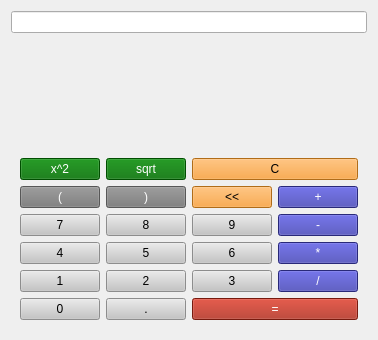
<?xml version="1.0" encoding="UTF-8"?>
<ui version="4.0">
 <class>Widget</class>
 <widget class="QWidget" name="Widget">
  <property name="geometry">
   <rect>
    <x>0</x>
    <y>0</y>
    <width>374</width>
    <height>340</height>
   </rect>
  </property>
  <property name="windowTitle">
   <string>Base Calculator</string>
  </property>
  <layout class="QVBoxLayout" name="verticalLayout">
   <item>
    <widget class="QLineEdit" name="equationLine">
     <property name="styleSheet">
      <string notr="true">font: 18pt &quot;Sans Serif&quot;;</string>
     </property>
     <property name="text">
      <string/>
     </property>
    </widget>
   </item>
   <item>
    <widget class="QLabel" name="errorField">
     <property name="sizePolicy">
      <sizepolicy hsizetype="Preferred" vsizetype="Minimum">
       <horstretch>0</horstretch>
       <verstretch>0</verstretch>
      </sizepolicy>
     </property>
     <property name="styleSheet">
      <string notr="true">color: rgb(211, 0, 0);</string>
     </property>
     <property name="text">
      <string/>
     </property>
    </widget>
   </item>
   <item>
    <widget class="QWidget" name="widget" native="true">
     <layout class="QGridLayout" name="gridLayout">
      <property name="sizeConstraint">
       <enum>QLayout::SetDefaultConstraint</enum>
      </property>
      <item row="1" column="3">
       <widget class="QPushButton" name="pBtn_OpAdd">
        <property name="styleSheet">
         <string notr="true">background-color: rgb(57, 57, 170);
color: white;
font: 14pt &quot;Sans Serif&quot;;</string>
        </property>
        <property name="text">
         <string>+</string>
        </property>
       </widget>
      </item>
      <item row="2" column="3">
       <widget class="QPushButton" name="pBtn_OpSub">
        <property name="styleSheet">
         <string notr="true">background-color: rgb(57, 57, 170);
color: white;
font: 14pt &quot;Sans Serif&quot;;</string>
        </property>
        <property name="text">
         <string>-</string>
        </property>
       </widget>
      </item>
      <item row="2" column="0">
       <widget class="QPushButton" name="pBtn_7">
        <property name="styleSheet">
         <string notr="true">background-color: rgb(197, 197, 197);
font: 14pt &quot;Sans Serif&quot;;</string>
        </property>
        <property name="text">
         <string>7</string>
        </property>
        <property name="autoDefault">
         <bool>false</bool>
        </property>
       </widget>
      </item>
      <item row="1" column="0">
       <widget class="QPushButton" name="pBtn_leftBrace">
        <property name="styleSheet">
         <string notr="true">background-color: rgb(122, 122, 122);
color:white;
font: 14pt &quot;Sans Serif&quot;;</string>
        </property>
        <property name="text">
         <string>(</string>
        </property>
       </widget>
      </item>
      <item row="3" column="2">
       <widget class="QPushButton" name="pBtn_6">
        <property name="styleSheet">
         <string notr="true">background-color: rgb(197, 197, 197);
font: 14pt &quot;Sans Serif&quot;;</string>
        </property>
        <property name="text">
         <string>6</string>
        </property>
       </widget>
      </item>
      <item row="4" column="0">
       <widget class="QPushButton" name="pBtn_1">
        <property name="styleSheet">
         <string notr="true">background-color: rgb(197, 197, 197);
font: 14pt &quot;Sans Serif&quot;;</string>
        </property>
        <property name="text">
         <string>1</string>
        </property>
       </widget>
      </item>
      <item row="4" column="1">
       <widget class="QPushButton" name="pBtn_2">
        <property name="styleSheet">
         <string notr="true">background-color: rgb(197, 197, 197);
font: 14pt &quot;Sans Serif&quot;;</string>
        </property>
        <property name="text">
         <string>2</string>
        </property>
       </widget>
      </item>
      <item row="4" column="2">
       <widget class="QPushButton" name="pBtn_3">
        <property name="styleSheet">
         <string notr="true">background-color: rgb(197, 197, 197);
font: 14pt &quot;Sans Serif&quot;;</string>
        </property>
        <property name="text">
         <string>3</string>
        </property>
       </widget>
      </item>
      <item row="0" column="1">
       <widget class="QPushButton" name="pBtn_FuncSqrt">
        <property name="styleSheet">
         <string notr="true">background-color: rgb(0, 109, 0);
color:white;
font: 14pt &quot;Sans Serif&quot;;</string>
        </property>
        <property name="text">
         <string>sqrt</string>
        </property>
       </widget>
      </item>
      <item row="3" column="1">
       <widget class="QPushButton" name="pBtn_5">
        <property name="styleSheet">
         <string notr="true">background-color: rgb(197, 197, 197);
font: 14pt &quot;Sans Serif&quot;;</string>
        </property>
        <property name="text">
         <string>5</string>
        </property>
       </widget>
      </item>
      <item row="4" column="3">
       <widget class="QPushButton" name="pBtn_OpDiv">
        <property name="styleSheet">
         <string notr="true">background-color: rgb(57, 57, 170);
color: white;
font: 14pt &quot;Sans Serif&quot;;</string>
        </property>
        <property name="text">
         <string>/</string>
        </property>
       </widget>
      </item>
      <item row="1" column="2">
       <widget class="QPushButton" name="pBtn_Backspace">
        <property name="styleSheet">
         <string notr="true">background-color: rgb(247, 151, 34);
font: 14pt &quot;Sans Serif&quot;;</string>
        </property>
        <property name="text">
         <string>&lt;&lt;</string>
        </property>
       </widget>
      </item>
      <item row="2" column="1">
       <widget class="QPushButton" name="pBtn_8">
        <property name="styleSheet">
         <string notr="true">background-color: rgb(197, 197, 197);
font: 14pt &quot;Sans Serif&quot;;</string>
        </property>
        <property name="text">
         <string>8</string>
        </property>
       </widget>
      </item>
      <item row="0" column="0">
       <widget class="QPushButton" name="pBtn_FuncPow2">
        <property name="styleSheet">
         <string notr="true">background-color: rgb(0, 109, 0);
color:white;
font: 14pt &quot;Sans Serif&quot;;</string>
        </property>
        <property name="text">
         <string>x^2</string>
        </property>
       </widget>
      </item>
      <item row="3" column="3">
       <widget class="QPushButton" name="pBtn_OpMult">
        <property name="styleSheet">
         <string notr="true">background-color: rgb(57, 57, 170);
color: white;
font: 14pt &quot;Sans Serif&quot;;</string>
        </property>
        <property name="text">
         <string>*</string>
        </property>
       </widget>
      </item>
      <item row="2" column="2">
       <widget class="QPushButton" name="pBtn_9">
        <property name="styleSheet">
         <string notr="true">background-color: rgb(197, 197, 197);
font: 14pt &quot;Sans Serif&quot;;</string>
        </property>
        <property name="text">
         <string>9</string>
        </property>
       </widget>
      </item>
      <item row="3" column="0">
       <widget class="QPushButton" name="pBtn_4">
        <property name="styleSheet">
         <string notr="true">background-color: rgb(197, 197, 197);
font: 14pt &quot;Sans Serif&quot;;</string>
        </property>
        <property name="text">
         <string>4</string>
        </property>
       </widget>
      </item>
      <item row="5" column="1">
       <widget class="QPushButton" name="pBtn_Point">
        <property name="styleSheet">
         <string notr="true">background-color: rgb(197, 197, 197);
font: 14pt &quot;Sans Serif&quot;;</string>
        </property>
        <property name="text">
         <string>.</string>
        </property>
       </widget>
      </item>
      <item row="5" column="2" colspan="2">
       <widget class="QPushButton" name="pBtn_Calculate">
        <property name="styleSheet">
         <string notr="true">background-color: rgb(166, 36, 19);
color: white;
font: 14pt &quot;Sans Serif&quot;;</string>
        </property>
        <property name="text">
         <string>=</string>
        </property>
       </widget>
      </item>
      <item row="0" column="2" colspan="2">
       <widget class="QPushButton" name="pBtn_Cancel">
        <property name="styleSheet">
         <string notr="true">background-color: rgb(247, 151, 34);
font: 14pt &quot;Sans Serif&quot;;</string>
        </property>
        <property name="text">
         <string>C</string>
        </property>
       </widget>
      </item>
      <item row="1" column="1">
       <widget class="QPushButton" name="pBtn_rightBrace">
        <property name="styleSheet">
         <string notr="true">background-color: rgb(122, 122, 122);
color:white;
font: 14pt &quot;Sans Serif&quot;;</string>
        </property>
        <property name="text">
         <string>)</string>
        </property>
       </widget>
      </item>
      <item row="5" column="0">
       <widget class="QPushButton" name="pBtn_0">
        <property name="styleSheet">
         <string notr="true">background-color: rgb(197, 197, 197);
font: 14pt &quot;Sans Serif&quot;;</string>
        </property>
        <property name="text">
         <string>0</string>
        </property>
       </widget>
      </item>
     </layout>
    </widget>
   </item>
  </layout>
 </widget>
 <resources/>
 <connections/>
</ui>
